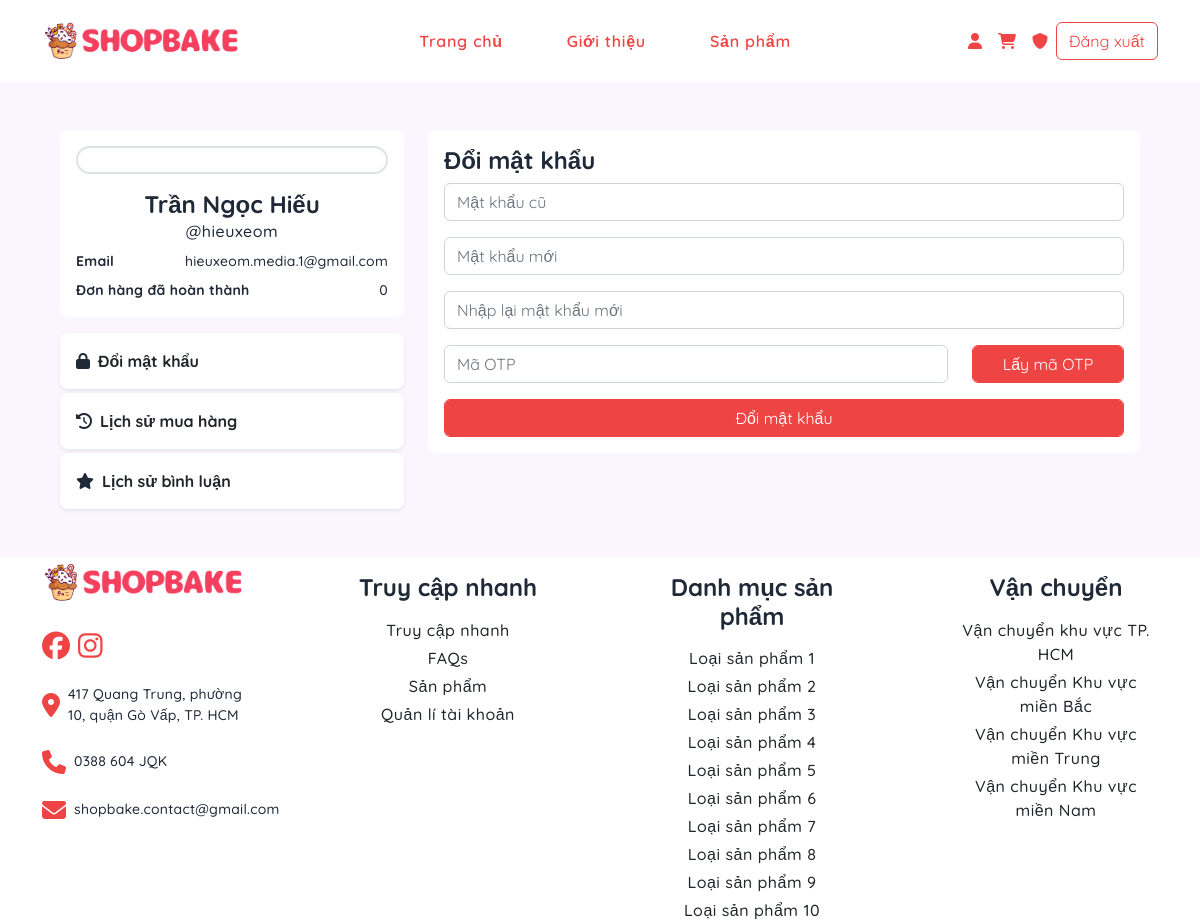
The app's page /user/changePwd (signed in) with its own data.
### tables this page shows
CREATE TABLE `users` (
  `user_id` int(11) NOT NULL AUTO_INCREMENT,
  `email` varchar(255) NOT NULL,
  `username` varchar(50) NOT NULL,
  `fullname` varchar(255) NOT NULL,
  `password` varchar(255) NOT NULL,
  `role` enum('member','admin') NOT NULL DEFAULT 'member',
  `regis_date` timestamp NULL DEFAULT current_timestamp(),
  `is_active` enum('active','disable','delete') NOT NULL DEFAULT 'active',
  `address` varchar(255) DEFAULT NULL,
  PRIMARY KEY (`user_id`),
  UNIQUE KEY `users_pk` (`username`),
  UNIQUE KEY `users_pk2` (`email`)
);

### app/controllers/BaseController.php (called while the page is built, shortened)
<?php
class BaseController
{
    protected function view($viewPath, array $params = [])
    {
        $newViewPath = self::VIEW_FOLDER . "/" . str_replace('.', '/', $viewPath) . '.php';
        require $newViewPath;
    }
}
?>

### app/core/Database.php (called while the page is built)
<?php
class Database {
    private $host = DB_HOST;
    private $db_name = DB_NAME;
    private $username = DB_USER;
    private $password = DB_PASS;
    public function getConnection() {
        $conn = null;
        try {
            $conn = new PDO("mysql:host={$this->host};dbname={$this->db_name};charset=utf8mb4", $this->username, $this->password);
            $conn->setAttribute(PDO::ATTR_ERRMODE, PDO::ERRMODE_EXCEPTION);
        } catch (PDOException $e) {
            echo "Connection error: " . $e->getMessage();
        }
        return $conn;
    }
}

### app/models/BaseModel.php (called while the page is built, shortened)
<?php
class BaseModel extends Database
{
    protected $conn;
    public function __construct()
    {
        $this->conn = $this->getConnection();
    }
    public function getOne($table, $conditions = [], $arraySelect = ['*'])
    {
        $rs = $this->_queryOne($table, $arraySelect, $conditions);
        return $rs;
    }
    private function _queryOne($table, $arraySelect = ['*'], $conditions = [])
    {
        try {
            $column = implode(', ', $arraySelect);
            $sql = "SELECT $column FROM $table";
            if (!empty($conditions)) {
                $sql .= " WHERE ";
                $conditionsArray = [];
                foreach ($conditions as $column => $value) {
                    $conditionsArray[] = "$column = :$column";
                }
                $sql .= implode(' AND ', $conditionsArray);
            }
            $stmt = $this->conn->prepare($sql);
            if (!empty($conditions)) {
                foreach ($conditions as $column => $value) {
                    $stmt->bindValue(":$column", $value);
                }
            }
            $stmt->execute();
            if ($stmt->rowCount() > 0) {
                return $stmt->fetch(PDO::FETCH_ASSOC);
            } else {
                return [];
            }
        } catch (PDOException $e) {
            echo "Error: " . $e->getMessage();
            return false;
        }
    }
}
?>

### app/models/UserModel.php (called while the page is built, shortened)
<?php
class UserModel extends BaseModel
{
    public function getUserInfo($userId)
    {
        return $this->getOne(table: self::USER_TABLE, conditions: [
            "user_id" => $userId,
        ]);
    }
}

### app/views/users/changePwd.php (the view, shortened to what this page needs)
<main class="container-fluid d-flex flex-column justify-content-center align-items-center gap-3 p-5">
    <div class="container-lg">
        <div class="row">
            <div class="col-xl-4">
                <div class="w-full p-3 bg-white round-8 mb-3">
                    <div class="w-full rounded-pill overflow-hidden border border-2 mb-3">
                    </div>
                    <div class="d-flex flex-column align-items-center gap-2">
                        <div class="text-center">
                            <h3 class="m-0 heading-3"><?php echo $userInfo["fullname"] ?></h3>
                            <p class="m-0 text-normal">@<?php echo $userInfo["username"] ?></p>
                        </div>
                        <div class="w-full d-flex justify-content-between align-items-center">
                            <p class="m-0 text-bold text-small">Email</p>
                            <p class="m-0 text-small"><?php echo $userInfo["email"] ?></p>
                        </div>
                        <div class="w-full d-flex justify-content-between align-items-center">
                            <p class="m-0 text-bold text-small">Đơn hàng đã hoàn thành</p>
                            <p class="m-0 text-small">0</p>
                        </div>
                    </div>
                </div>
                <div class="d-flex flex-column gap-1">
                    <div class="d-flex align-items-center gap-1 w-full p-3 bg-white round-8 shadow-sm">
                        <a href="<?php echo BASEPATH ?>/user/changePwd" class="w-full text-decoration-none text-dark text-bold"><i class="me-2 fa-solid fa-lock"></i>Đổi mật khẩu</a>
                    </div>
                    <div class="d-flex align-items-center gap-1 w-full p-3 bg-white round-8 shadow-sm">
                        <a href="<?php echo BASEPATH ?>/user/orderHistory" class="w-full text-decoration-none text-dark text-bold"><i class="me-2 fa-solid fa-clock-rotate-left"></i>Lịch sử mua hàng</a>
                    </div>
                    <div class="d-flex align-items-center gap-1 w-full p-3 bg-white round-8 shadow-sm">
                        <a href="<?php echo BASEPATH ?>/user/commentHistory" class="w-full text-decoration-none text-dark text-bold"><i class="me-2 fa-solid fa-star"></i>Lịch sử bình luận</a>
                    </div>
                </div>
            </div>
            <div class="col-xl-8">
                <div class="w-full p-3 bg-white round-8">
                    <div class="d-flex justify-content-between align-items-content">
                        <h3 class="heading-3">Đổi mật khẩu</h3>
                    </div>
                    <div>
                        <form action="<?php echo BASEPATH . "/user/changePwd" ?>" method="post"
                              class="d-flex flex-column gap-3 w-full">
                            <div class="form-group">
                                <input class="form-control" type="password" name="old_password" placeholder="Mật khẩu cũ">
                            </div>
                            <div class="form-group">
                                <input class="form-control" type="password" name="new_password" placeholder="Mật khẩu mới">
                            </div>
                            <div class="form-group">
                                <input class="form-control" type="password" name="renew_password"
                                       placeholder="Nhập lại mật khẩu mới">
                            </div>
                            <div class="form-group row">
                                <div class="col-lg-9">
                                    <input class="form-control" type="text" name="otp_code" placeholder="Mã OTP">
                                </div>
                                <div class="col-lg-3">
                                    <button id="getOTP" type="button" class="form-control btn btn-primary"
                                            onclick="sendOTP(<?php echo $_SESSION["user_id"] ?>)">Lấy mã OTP
                                    </button>
                                </div>
                            </div>
                            <div class="form-group">
                                <input class="form-control btn btn-primary" type="submit" value="Đổi mật khẩu">
                            </div>
                        </form>
                    </div>
                </div>
            </div>
        </div>
    </div>
</main>

### public/css/style.css (style rules this page uses)
:root { --text-dark-500: #6b7280; --text-dark-base: #1f2937; --text-dark-950: #030712; --text-light-base: #fff; --primary-color: var(--rose-500); --secondary-color: var(--yellow-500); --third-color: var(--purple-500); --gray-500: #6b7280; --gray-800: #1f2937; --gray-950: #030712; --rose-50: #fef2f2; --rose-100: #fee2e2; --rose-200: #fecaca; --rose-300: #fca5a5; --rose-400: #f87171; --rose-500: #ef4444; --rose-600: #dc2626; --rose-700: #b91c1c; --rose-800: #991b1b; --rose-900: #7f1d1d; --rose-950: #450a0a; --yellow-50: #fefce8; --yellow-100: #fef9c3; --yellow-200: #fef08a; --yellow-300: #fde047; --yellow-400: #facc15; --yellow-500: #eab308; --yellow-600: #ca8a04; --yellow-700: #a16207; --yellow-800: #854d0e; --yellow-900: #713f12; --yellow-950: #422006; --purple-50: #faf5ff; --purple-100: #f3e8ff; --purple-200: #e9d5ff; --purple-300: #d8b4fe; --purple-400: #c084fc; --purple-500: #a855f7; --purple-600: #9333ea; --purple-700: #7e22ce; --purple-800: #6b21a8; --purple-900: #581c87; --purple-950: #3b0764; --success: #65a30d; --fail: #dc2626; --wait: #eab308; --quicksand-font: 'Quicksand', sans-serif; --helvetica-font: 'Helvetica', sans-serif; }
* { font-family: var(--quicksand-font); margin: 0; padding: 0; box-sizing: border-box; font-weight: 500; font-size: 16px; color: var(--text-dark-base); }
.text-dark { color: var(--text-dark-base); }
.bg-white { background: #fff; }
.round-8 { border-radius: .5rem !important; }
.overflow-hidden { overflow: hidden; }
.w-full { width: 100%; }
h1, h2, h3, h4, h5, h6, .heading-1, .heading-2, .heading-3, .heading-4, .heading-5, .heading-6 { font-weight: bold; }
h3, .heading-3 { font-size: 1.5rem; }
.text-normal { font-size: 1rem; letter-spacing: 0.5px; }
.text-small { font-size: 0.875rem; letter-spacing: 0.25px; }
.text-bold { font-weight: bold; }

### public/css/home.css (style rules this page uses)
main { background: var(--purple-50); }

### records on screen
users: fullname "Trần Ngọc Hiếu", username "hieuxeom", email "hieuxeom.media.1@gmail.com"
